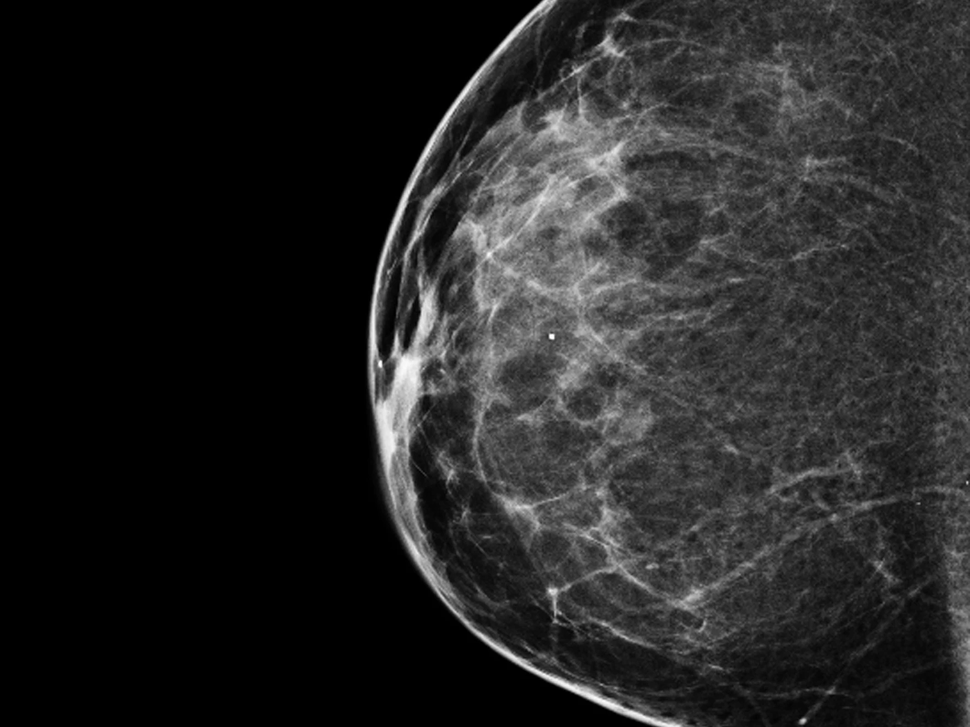
#> input picture jbook/figures/mammogram.png, 970 x 727 px, shrunk from 1760 x 1320 before the run, found by its file name
$ jupyter execute median_filter.ipynb
#> lines starting #> are read from the running program, lines starting #| are printed output that depends on the picture
### bcd/utils/image.py
#!/usr/bin/env python3
# -*- coding:utf-8 -*-
# ================================================================================================ #
# Project    : Deep Learning for Breast Cancer Detection                                           #
# Version    : 0.1.0                                                                               #
# Python     : 3.10.12                                                                             #
# Filename   : /bcd/utils/image.py                                                                 #
# ------------------------------------------------------------------------------------------------ #
# Author     : John James                                                                          #
# Email      : john.james.ai.studio@gmail.com                                                      #
# URL        : https://github.com/john-james-ai/BreastCancerDetection                              #
# ------------------------------------------------------------------------------------------------ #
# Created    : Saturday November 18th 2023 12:29:17 pm                                             #
# Modified   : Tuesday December 26th 2023 03:42:04 pm                                              #
# ------------------------------------------------------------------------------------------------ #
# License    : MIT License                                                                         #
# Copyright  : (c) 2023 John James                                                                 #
# ================================================================================================ #
"""Images Utilities"""
from typing import Union

import cv2
import numpy as np


# ------------------------------------------------------------------------------------------------ #
# pylint: disable=no-member
# ------------------------------------------------------------------------------------------------ #
#                                  PIXEL RANGE CONVERTER                                           #
# ------------------------------------------------------------------------------------------------ #
def convert_pixel_range(
    image: np.ndarray, from_values: tuple, to_values: tuple
) -> np.ndarray:
    """Changes pixel values from from_range to to_range

    Args:
        image (np.ndarray): Image in numpy array format.
        from_values (tuple): Tuple in form (min_pixel_value,  max_pixel_value) indicating the
            pixel values in the image.
        to_values (tuple): Tuple in form (min_pixel_value,  max_pixel_value) indicating
            the pixel values to which the image is to be converted.

    Returns:
        np.ndarrray: The converted image.

    """
    from_range = from_values[1] - from_values[0]
    to_range = to_values[1] - to_values[0]
    scaled = np.array((image - from_values[0]) / float(from_range), dtype=float)
    return to_values[0] + (scaled * to_range)


# ------------------------------------------------------------------------------------------------ #
#                                       GRAYSCALE                                                  #
# ------------------------------------------------------------------------------------------------ #
def grayscale(image: np.ndarray, invert: bool = False) -> np.ndarray:
    """Returns a 2-dimensional grayscale image with pixel values in 0 to 255.

    This method performs three tasks:
        1. If the image is in 3-d, it is converted to a 2-d image.
        2. If the range of pixels is converted to [0,255], if not in that range.
        3. Image is converted to uint8 format.

    It also has an invert option to invert the image intensity values.

    Args:
        image (np.ndarray): Image with 2d or 3d shape
        invert (bool): Whether to invert the
    """
    if len(image.shape) > 2:
        image = image[:, :, 0].squeeze()
    # Converts range to [0,255] if needed.
    if np.max(image) == 1.0:
        image = convert_pixel_range(image=image, from_values=(0, 1), to_values=(0, 255))
    elif np.max(image) > 255:
        image = convert_pixel_range(
            image=image, from_values=(0, np.max(image)), to_values=(0, 255)
        )
    if invert:
        image = 255 - image
    return image.astype("uint8")


# ------------------------------------------------------------------------------------------------ #
#                                         ORIENT                                                   #
# ------------------------------------------------------------------------------------------------ #
# [27 lines left out: function orient_image, not called in this run]

### notebooks/lab/median_filter.ipynb
# Median Filter

[cell 1]
import cv2
import numpy as np
import matplotlib.pyplot as plt
from skimage.util import random_noise
from skimage.restoration import wiener

from bcd.utils.image import grayscale

[cell 2]
FP_ORIG = "jbook/figures/mammogram.png"
CMAP = 'gray'

[cell 3]
# Obtain the source image
fx = cv2.imread(FP_ORIG, cv2.IMREAD_GRAYSCALE)
#> fx: shape (727, 970); min 0, max 255, mean 36.5

# Add random salt and pepper noise
gx = random_noise(fx, mode='gaussian', var=0.1)
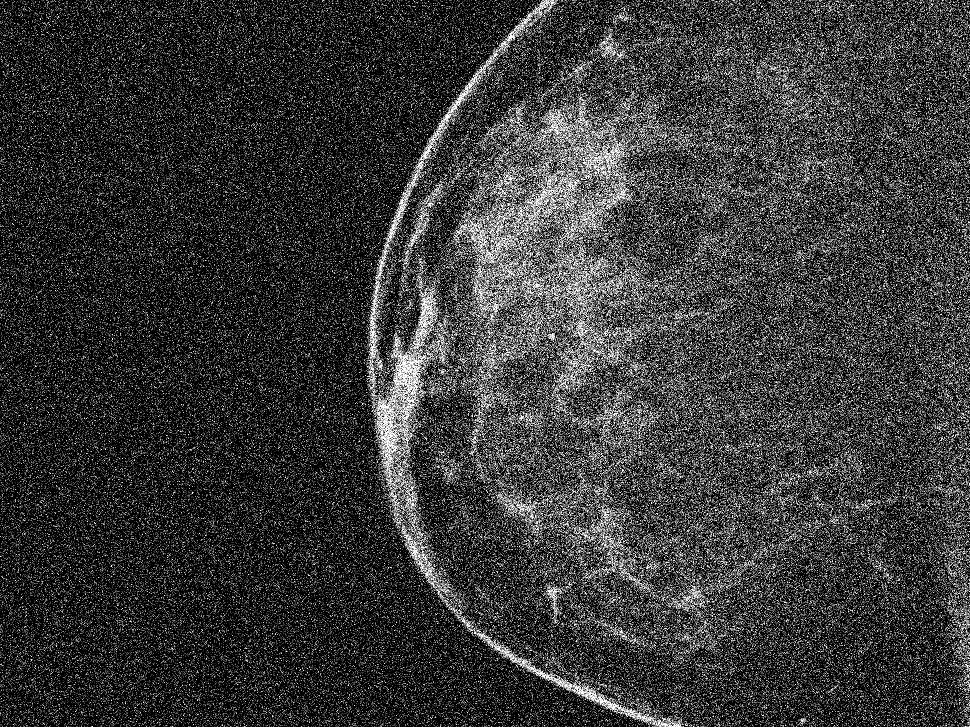
#> gx: shape (727, 970) float64; min 0, max 1, mean 0.223
gx = grayscale(gx)
# gx = gx[:,:]

# Apply Median Filter
fx2 = cv2.medianBlur(gx,5)
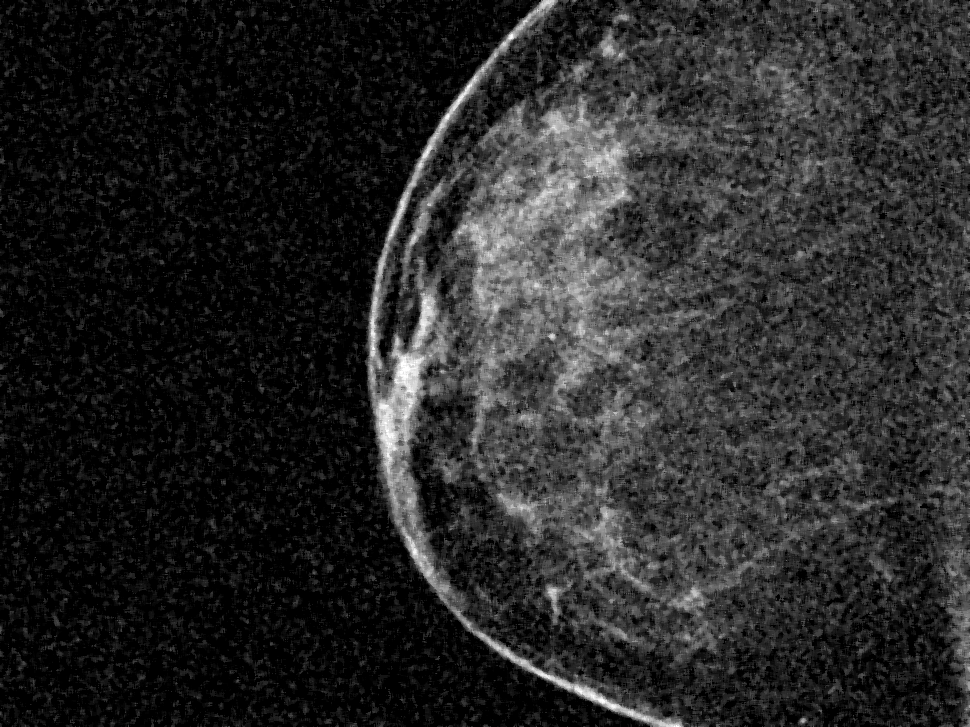
#> fx2: shape (727, 970); min 0, max 255, mean 39.8

# Subtract the noise
nx = gx - fx2
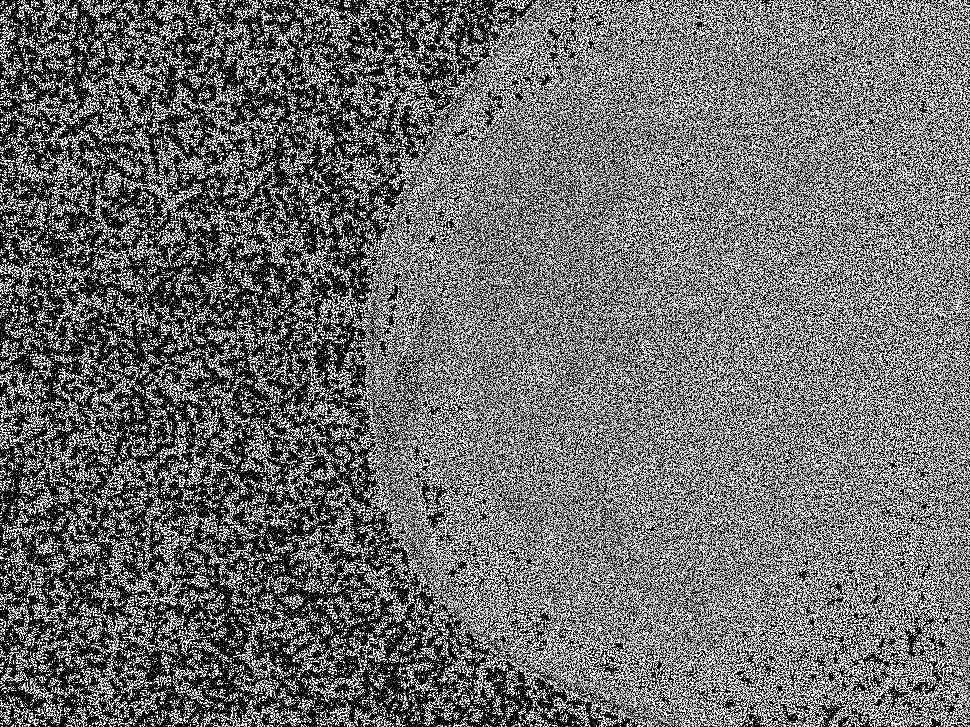
#> nx: shape (727, 970); min 0, max 255, mean 109.1

# Compute histograms
fx_hist = cv2.calcHist([fx], [0], None, [256], [0,256])
#> fx_hist = 256 values, max 307987 at index 0, min 0 at index 252, mean 2754.6
gx_hist = cv2.calcHist([gx], [0], None, [256], [0,256])
#> gx_hist = 256 values, max 250434 at index 0, min 213 at index 254, mean 2754.6
fx2_hist = cv2.calcHist([fx2], [0], None, [256], [0,256])
#> fx2_hist = 256 values, max 173087 at index 0, min 6 at index 249, mean 2754.6
nx_hist = cv2.calcHist([nx], [0], None, [256], [0,256])
#> nx_hist = 256 values, max 124724 at index 0, min 776 at index 149, mean 2754.6

# Create Figure object
fig, ax = plt.subplots(nrows=2, ncols=4, figsize=(12,6), dpi=200)

# Show images
_ = ax[0,0].imshow(fx, cmap=CMAP)
_ = ax[0,0].set_xlabel('(a) Original Image', fontsize=10)

_ = ax[0,1].imshow(gx, cmap=CMAP)
_ = ax[0,1].set_xlabel('(b) Corrupted Image', fontsize=10)

_ = ax[0,2].imshow(fx2, cmap=CMAP)
_ = ax[0,2].set_xlabel('(c) Guassian Filtered Image', fontsize=10)

_ = ax[0,3].imshow(nx, cmap=CMAP)
_ = ax[0,3].set_xlabel('(d) Noise', fontsize=10)

# Show histograms
_ = ax[1,0].plot(fx_hist)
_ = ax[1,0].set_xlabel("(e) Original Image Histogram", fontsize=10)

_ = ax[1,1].plot(gx_hist)
_ = ax[1,1].set_xlabel("(f) Corrupted Image Histogram", fontsize=10)

_ = ax[1,2].plot(fx2_hist)
_ = ax[1,2].set_xlabel("(g) Gaussian Filtered Histogram ", fontsize=10)

_ = ax[1,3].plot(nx_hist)
_ = ax[1,3].set_xlabel("(g) Noise Histogram ", fontsize=10)

plt.tight_layout()
plt.show()
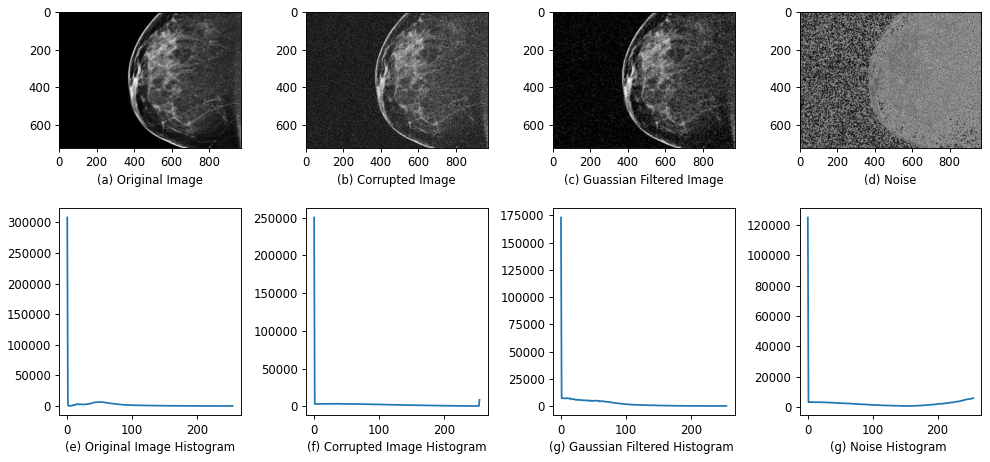
#> figure drawn by matplotlib, 8 panels; panel 5: curve peaks at x = 0, y = 307987; panel 6: curve peaks at x = 0, y = 250434; panel 7: curve peaks at x = 0, y = 173087; panel 8: curve peaks at x = 0, y = 124724

[cell 4]
# Obtain the source image
orig = cv2.imread(FP_ORIG, cv2.IMREAD_GRAYSCALE)

# Add random Gaussian noise with zero mean and variance of 0.1
img_gaussian = random_noise(orig, mode='s&p', amount=0.3)
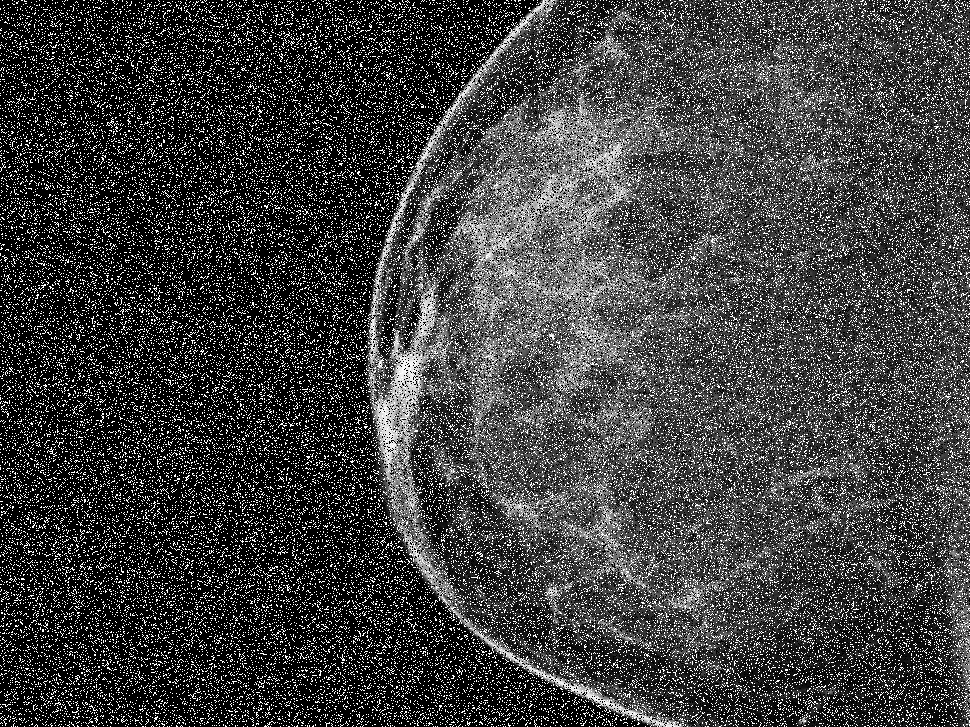
#> img_gaussian: shape (727, 970) float64; min 0, max 1, mean 0.251
img_gaussian = grayscale(img_gaussian)

# Create images with varying kernel sizes.
img_1 = cv2.medianBlur(img_gaussian, 3)
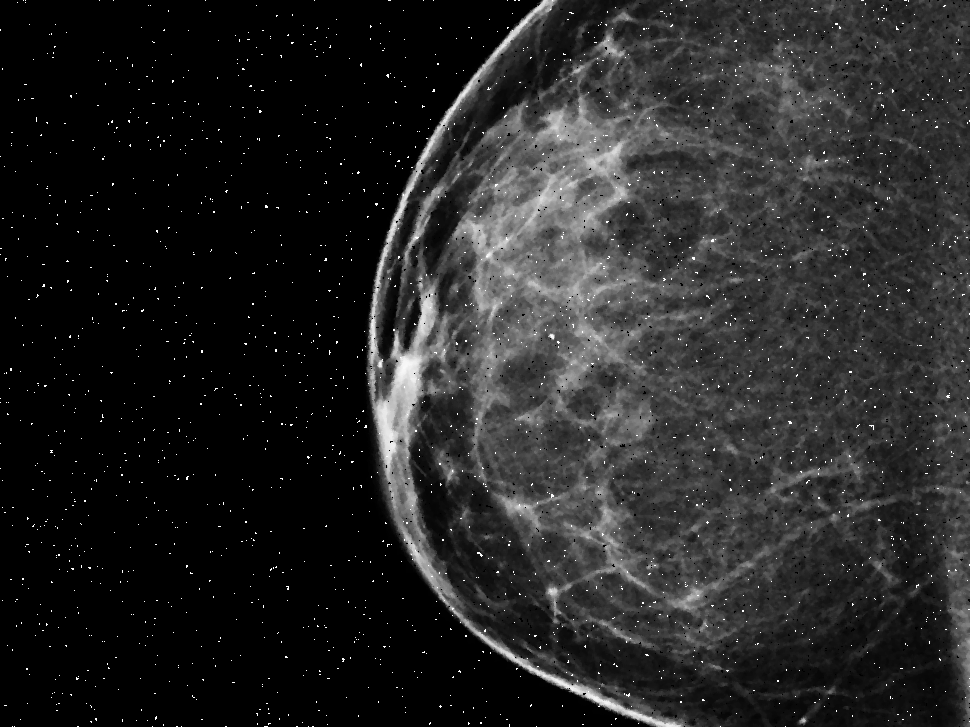
#> img_1: shape (727, 970); min 0, max 255, mean 37.4
img_2 = cv2.medianBlur(img_gaussian, 5)
img_3 = cv2.medianBlur(img_gaussian, 9)

# Create Figure object
fig, ax = plt.subplots(nrows=2, ncols=2, figsize=(8,6), dpi=200)

# Show images
_ = ax[0,0].imshow(img_gaussian, cmap=CMAP)
_ = ax[0,0].set_xlabel('(a) Original Image', fontsize=10)
_ = ax[0,0].set_xticks([])
_ = ax[0,0].set_yticks([])

_ = ax[0,1].imshow(img_1, cmap=CMAP)
_ = ax[0,1].set_xlabel('(b) Gaussian Filtered Image with 3x3 kernel', fontsize=10)
_ = ax[0,1].set_xticks([])
_ = ax[0,1].set_yticks([])

_ = ax[1,0].imshow(img_2, cmap=CMAP)
_ = ax[1,0].set_xlabel('(c) Gaussian Filtered Image with 5x5 kernel', fontsize=10)
_ = ax[1,0].set_xticks([])
_ = ax[1,0].set_yticks([])

_ = ax[1,1].imshow(img_3, cmap=CMAP)
_ = ax[1,1].set_xlabel('(d) GaussianFiltered Image with 9x9 kernel', fontsize=10)
_ = ax[1,1].set_xticks([])
_ = ax[1,1].set_yticks([])

plt.tight_layout()
plt.show()

$ run again, with jbook/figures/ImagePrep.png copied over jbook/figures/mammogram.png
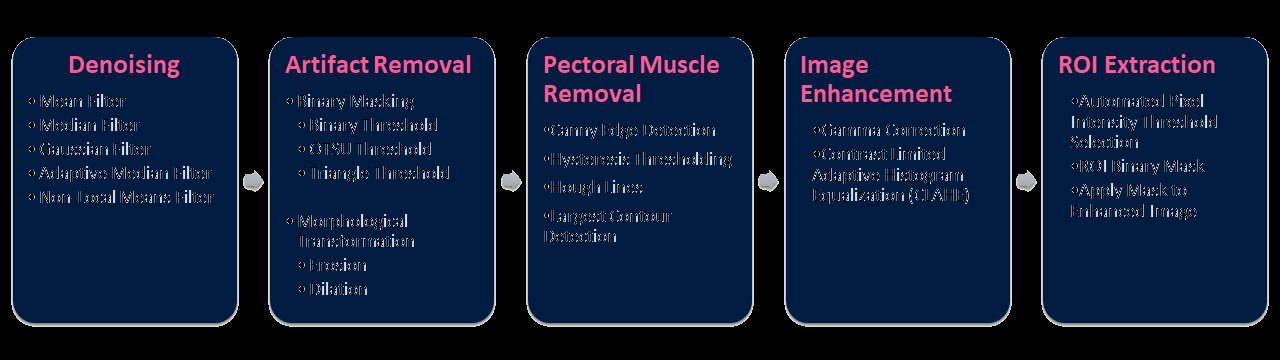
#> input picture jbook/figures/ImagePrep.png, 1280 x 360 px, found by its file name
#> `nx = gx - fx2`:
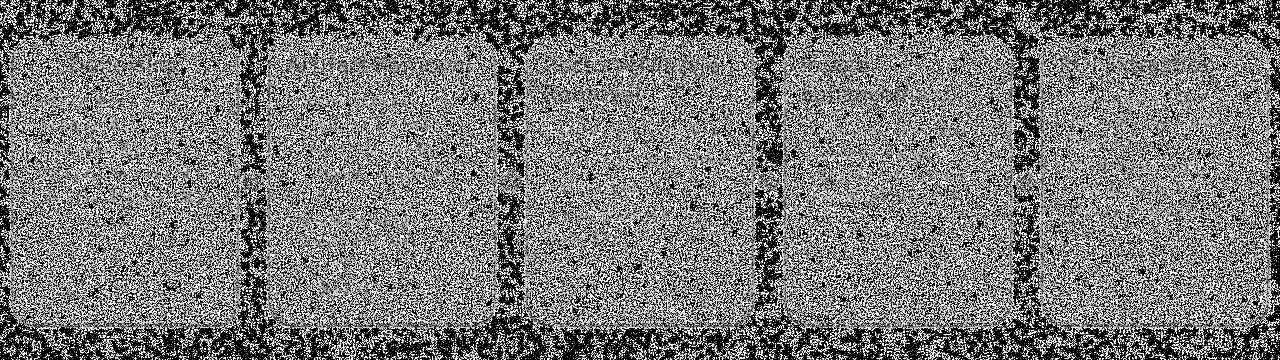
#> nx: shape (360, 1280); min 0, max 255, mean 120.6
#> fx_hist = 256 values, max 288798 at index 34, min 0 at index 1, mean 1800
#> gx_hist = 256 values, max 171022 at index 0, min 111 at index 252, mean 1800
#> fx2_hist = 256 values, max 78495 at index 0, min 0 at index 202, mean 1800
#> nx_hist = 256 values, max 62772 at index 0, min 453 at index 169, mean 1800
#> `img_3 = cv2.medianBlur(img_gaussian, 9)`:
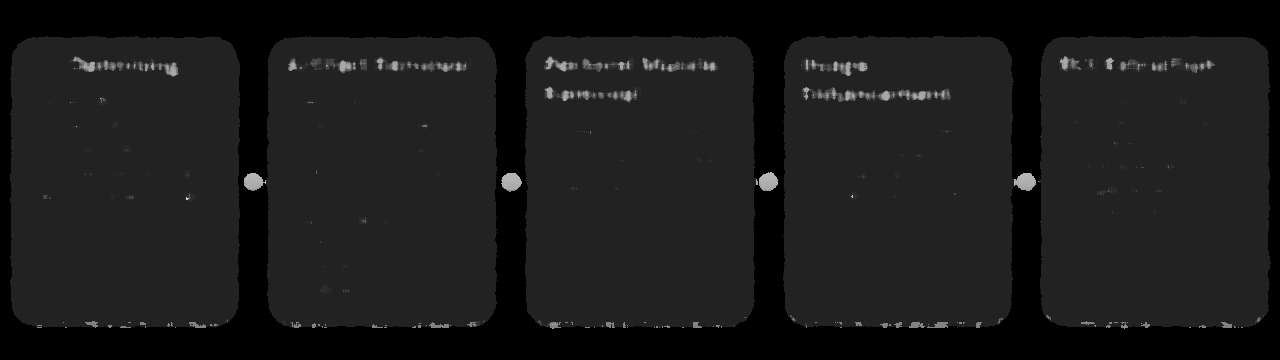
#> img_3: shape (360, 1280); min 0, max 206, mean 25.9
